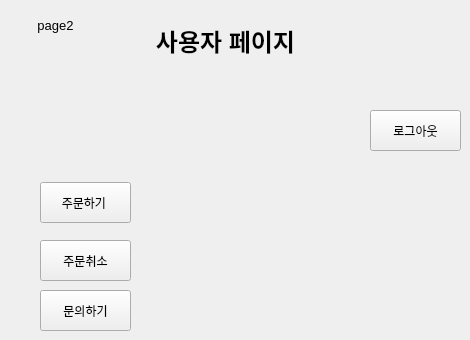
   <widget class="QWidget" name="page_3">
    <widget class="QLabel" name="user_label">
     <property name="geometry">
      <rect>
       <x>90</x>
       <y>20</y>
       <width>271</width>
       <height>41</height>
      </rect>
     </property>
     <property name="text">
      <string>&lt;html&gt;&lt;head/&gt;&lt;body&gt;&lt;p align=&quot;center&quot;&gt;&lt;span style=&quot; font-size:18pt; font-weight:600;&quot;&gt;사용자 페이지&lt;/span&gt;&lt;/p&gt;&lt;/body&gt;&lt;/html&gt;</string>
     </property>
    </widget>
    <widget class="QPushButton" name="order_btn">
     <property name="geometry">
      <rect>
       <x>40</x>
       <y>182</y>
       <width>91</width>
       <height>41</height>
      </rect>
     </property>
     <property name="toolTip">
      <string>&lt;html&gt;&lt;head/&gt;&lt;body&gt;&lt;p align=&quot;center&quot;&gt;&lt;br/&gt;&lt;/p&gt;&lt;/body&gt;&lt;/html&gt;</string>
     </property>
     <property name="styleSheet">
      <string notr="true">font: 14pt &quot;Arial&quot;;</string>
     </property>
     <property name="text">
      <string>주문하기 </string>
     </property>
    </widget>
    <widget class="QPushButton" name="cancel_btn">
     <property name="geometry">
      <rect>
       <x>40</x>
       <y>240</y>
       <width>91</width>
       <height>41</height>
      </rect>
     </property>
     <property name="toolTip">
      <string>&lt;html&gt;&lt;head/&gt;&lt;body&gt;&lt;p align=&quot;center&quot;&gt;&lt;br/&gt;&lt;/p&gt;&lt;/body&gt;&lt;/html&gt;</string>
     </property>
     <property name="styleSheet">
      <string notr="true">font: 14pt &quot;Arial&quot;;</string>
     </property>
     <property name="text">
      <string>주문취소</string>
     </property>
    </widget>
    <widget class="QPushButton" name="qna_btn">
     <property name="geometry">
      <rect>
       <x>40</x>
       <y>290</y>
       <width>91</width>
       <height>41</height>
      </rect>
     </property>
     <property name="toolTip">
      <string>&lt;html&gt;&lt;head/&gt;&lt;body&gt;&lt;p align=&quot;center&quot;&gt;&lt;br/&gt;&lt;/p&gt;&lt;/body&gt;&lt;/html&gt;</string>
     </property>
     <property name="styleSheet">
      <string notr="true">font: 14pt &quot;Arial&quot;;</string>
     </property>
     <property name="text">
      <string>문의하기</string>
     </property>
    </widget>
    <widget class="QLabel" name="page2">
     <property name="geometry">
      <rect>
       <x>20</x>
       <y>10</y>
       <width>71</width>
       <height>31</height>
      </rect>
     </property>
     <property name="text">
      <string>&lt;html&gt;&lt;head/&gt;&lt;body&gt;&lt;p align=&quot;center&quot;&gt;&lt;span style=&quot; font-size:10pt;&quot;&gt;page2&lt;/span&gt;&lt;/p&gt;&lt;/body&gt;&lt;/html&gt;</string>
     </property>
    </widget>
    <widget class="QPushButton" name="user_logout_btn">
     <property name="geometry">
      <rect>
       <x>370</x>
       <y>110</y>
       <width>91</width>
       <height>41</height>
      </rect>
     </property>
     <property name="text">
      <string>로그아웃</string>
     </property>
    </widget>
   </widget>
